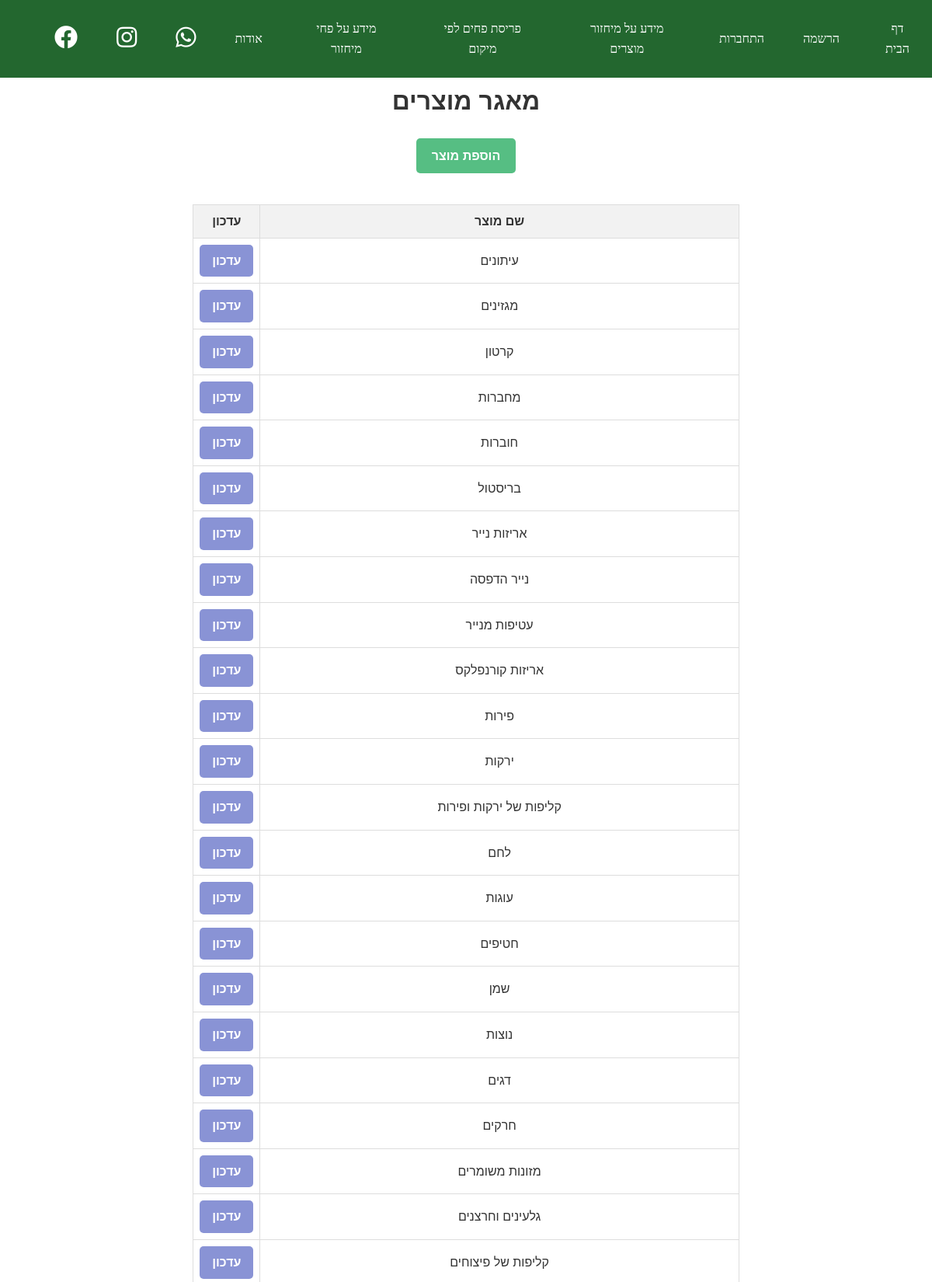
/website/productslist/ (upper part), run on the app's committed database.
### website/models.py (models this page shows, shortened)
class products(models.Model):
	product_name = models.CharField(max_length=255)
	Product_type = models.BooleanField(default=False)
	value = models.PositiveIntegerField(default=10)
	BIN_TYPE_CHOICES = (
		('כתום', 'כתום'),
		('כחול', 'כחול'),
		('חום', 'חום'),
		('ירוק', 'ירוק'),
		('סגול', 'סגול'),
		('אפור', 'אפור'),
		('מיחזורית- בקבוקי שתייה בנפח של מעל 1.5 ליטר ', 'מיחזורית- בקבוקי שתייה בנפח של מעל 1.5 ליטר '),
		('קרטוניה', 'קרטוניה'),
	)
	bin_type = models.CharField(max_length=255, choices=BIN_TYPE_CHOICES, null=True, blank=True)

### website/views.py (the view)
# urls.py: path('productslist/', views.productslist, name='productslist'),
def productslist(request):
    if request.user.is_authenticated:
        loginuser = request.user
        checkadmin = loginuser.is_superuser
        usertype = loginuser.user_type
        if checkadmin:
            usertype = "a"
    else:
        usertype = "Anonymous"
    recycling_products = products.objects.filter(Product_type=False)
    return render(request, 'products_list.html', {'products': recycling_products, 'userType': usertype})

### website/templates/products_list.html (shortened to what this page needs)
{% extends "master.html" %}
{% load static %}
{% block content %}
<div class="container">
    <br>
    <h1>מאגר מוצרים</h1>
    <a href="{% url 'addproduct' %}" class="add-product-btn">הוספת מוצר</a>
    <div class="table-container">
        <table>
            <tr>
                <th>שם מוצר</th>
                <th>עדכון</th>
            </tr>
            {% for p in products %}
                <tr>
                    <td>{{ p.product_name }}</td>
                    <td><a href="{% url 'updateproduct' p.id %}" class="update-btn">עדכון</a></td>
                </tr>
            {% endfor %}
        </table>
    </div>
</div>
{% endblock %}

### website/static/css/styles.css (style rules this page uses)
body { font-size: 16px; line-height: 1.6; color: #333; background-image: url('https://images.immediate.co.uk/production/volatile/sites/10/2023/06/2048x1365-Oak-trees-SEO-GettyImages-90590330-b6bfe8b.jpg?quality=90&webp=true&resize=1200,800'); background-size: cover; background-repeat: no-repeat; background-attachment: fixed; background-position: center calc(15% - 50px); direction: rtl; margin: 100; padding: 100; background-color: #23672f; }

### website/templates/products_list.html (style rules this page uses)
body { display: flex; justify-content: center; align-items: center; min-height: 100vh; background-color: rgba(255, 255, 255, 0.8); font-family: Calibri, sans-serif; }
.container { background-color: rgba(255, 255, 255, 0.8); padding: 50px; border-radius: 10px; text-align: center; }
table { width: 100%; border-collapse: collapse; margin-top: 20px; }
th, td { border: 1px solid #dddddd; padding: 8px; text-align: center; }
th { background-color: #f2f2f2; }
.add-product-btn { display: inline-block; padding: 10px 20px; border-radius: 5px; background-color: #56be83; color: white; text-decoration: none; margin-bottom: 20px; font-weight: bold; }
.update-btn { display: inline-block; padding: 8px 16px; border-radius: 5px; background-color: #8993d5; color: white; text-decoration: none; font-weight: bold; }

### data on the page
products: product_name "עיתונים"
products: product_name "מגזינים"
products: product_name "קרטון"
products: product_name "מחברות"
products: product_name "חוברות"
products: product_name "בריסטול"
products: product_name "אריזות נייר"
products: product_name "נייר הדפסה"
products: product_name "עטיפות מנייר"
products: product_name "אריזות קורנפלקס"
products: product_name "פירות"
products: product_name "ירקות"
products: product_name "קליפות של ירקות ופירות"
products: product_name "לחם"
products: product_name "עוגות"
products: product_name "חטיפים"
products: product_name "שמן"
products: product_name "נוצות"
products: product_name "דגים"
products: product_name "חרקים"
products: product_name "מזונות משומרים"
products: product_name "גלעינים וחרצנים"
products: product_name "קליפות של פיצוחים"
